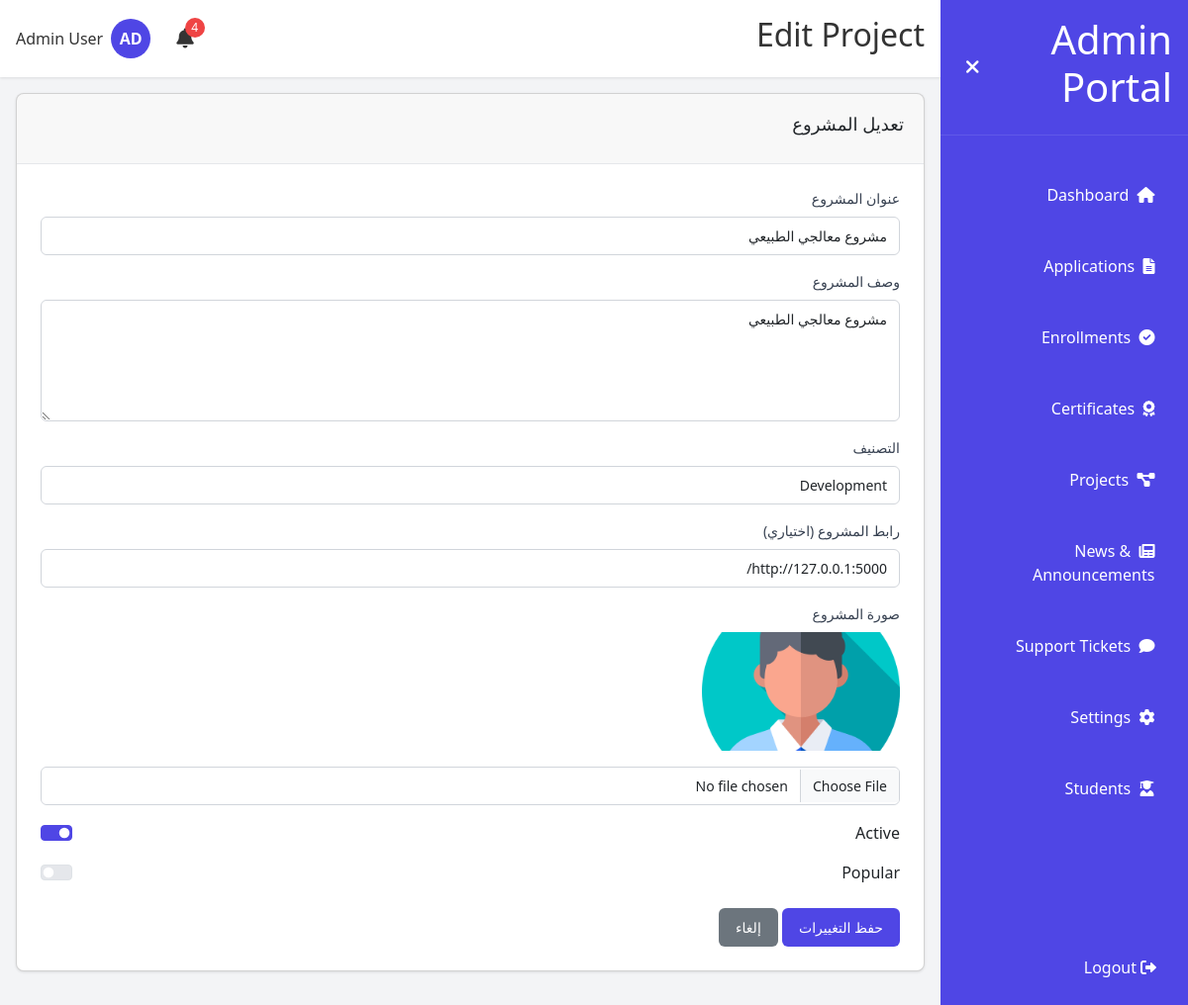
The app's page /admin/projects/edit/2 (signed in) with its own data.
### models.py (models this page shows, shortened)
class User(db.Model, UserMixin):
    __tablename__ = 'user'
    __table_args__ = {'extend_existing': True}
    id = db.Column(db.Integer, primary_key=True)
    email = db.Column(db.String(120), unique=True, nullable=False)
    password_hash = db.Column(db.String(128), nullable=False)
    full_name = db.Column(db.String(100), nullable=False)
    phone = db.Column(db.String(20), nullable=True)
    nationality = db.Column(db.String(50), nullable=True)
    education = db.Column(db.String(50), nullable=True)
    role = db.Column(db.String(20), default='student')
    created_at = db.Column(db.DateTime, default=datetime.utcnow)
    applications = db.relationship('Application', backref='user', lazy=True)
    documents = db.relationship('Document', backref='user', lazy=True)
    certificates = db.relationship('Certificate', backref='user', lazy=True)
    tickets = db.relationship('Ticket', backref='user', lazy=True)
    notifications = db.relationship('Notification', backref='user', lazy=True)
    def is_admin(self):
        return self.role == 'admin'

class Project(db.Model):
    __tablename__ = 'project'
    __table_args__ = {'extend_existing': True}
    id = db.Column(db.Integer, primary_key=True)
    title = db.Column(db.String(200), nullable=False)
    description = db.Column(db.Text)
    category = db.Column(db.String(100))
    url = db.Column(db.String(200))
    image_path = db.Column(db.String(200))
    is_popular = db.Column(db.Boolean, default=False)
    is_active = db.Column(db.Boolean, default=True)
    created_at = db.Column(db.DateTime, default=datetime.utcnow)
    user_id = db.Column(db.Integer, db.ForeignKey('user.id'), nullable=False)

### run.py (the view, shortened to what this page needs)
@app.route('/admin/projects/edit/<int:project_id>', methods=['GET', 'POST'])
@login_required
def admin_edit_project(project_id):
    if not current_user.is_admin():
        return redirect(url_for('student_dashboard'))
    project = Project.query.get_or_404(project_id)
    return render_template('admin/edit_project.html', project=project)

### run.py (called while the page is built)
@login_manager.user_loader
def load_user(user_id):
    return User.query.get(int(user_id))

@app.template_filter('time_ago')
def time_ago_filter(time):
    now = datetime.utcnow()
    diff = now - time
    seconds = diff.total_seconds()
    if seconds < 60:
        return "just now"
    elif seconds < 3600:
        minutes = int(seconds / 60)
        return f"{minutes} minute{'s' if minutes > 1 else ''} ago"
    elif seconds < 86400:
        hours = int(seconds / 3600)
        return f"{hours} hour{'s' if hours > 1 else ''} ago"
    elif seconds < 604800:
        days = int(seconds / 86400)
        return f"{days} day{'s' if days > 1 else ''} ago"
    elif seconds < 2592000:
        weeks = int(seconds / 604800)
        return f"{weeks} week{'s' if weeks > 1 else ''} ago"
    else:
        return time.strftime("%Y-%m-%d")

@app.template_filter('slice')
def slice_filter(iterable, start, end=None):
    if end is None:
        return iterable[start:]
    return iterable[start:end]

@app.context_processor
def inject_now():
    return {'now': datetime.utcnow()}

@app.context_processor
def utility_processor():
    return {
        'now': datetime.now()
    }

### templates/admin/edit_project.html (shortened to what this page needs)
{% extends "admin_layout.html" %}
{% block page_title %}Edit Project{% endblock %}
{% block main_content %}
<div class="card">
    <div class="card-header">
        <h3>تعديل المشروع</h3>
    </div>
    <div class="card-body">
        <form method="POST" action="{{ url_for('admin_edit_project', project_id=project.id) }}" enctype="multipart/form-data" class="max-w-lg">
            <div class="form-group mb-3">
                <label for="title">عنوان المشروع</label>
                <input type="text" id="title" name="title" class="form-control"
                       value="{{ project.title }}" required>
            </div>
            <div class="form-group mb-3">
                <label for="description">وصف المشروع</label>
                <textarea id="description" name="description" class="form-control"
                          rows="5" required>{{ project.description }}</textarea>
            </div>
            <div class="form-group mb-3">
                <label for="category">التصنيف</label>
                <input type="text" id="category" name="category" class="form-control"
                       value="{{ project.category }}" required>
            </div>
            <div class="form-group mb-3">
                <label for="url">رابط المشروع (اختياري)</label>
                <input type="url" id="url" name="url" class="form-control"
                       value="{{ project.url }}">
            </div>
            <div class="form-group mb-3">
                <label for="image">صورة المشروع</label>
                {% if project.image_path %}
                <div class="current-image mb-2">
                    <div style="width: 200px; height: 120px; overflow: hidden;">
                        <img src="{{ url_for('static', filename=project.image_path) }}"
                             alt="Project image"
                             style="width: 100%; height: 100%; object-fit: cover;">
                    </div>
                </div>
                {% endif %}
                <input type="file" id="image" name="image" class="form-control"
                       accept="image/*">
            </div>
            <div class="mb-3 form-check">
                <input type="checkbox" class="form-check-input" id="is_active" name="is_active"
                       {% if project.is_active %}checked{% endif %}>
                <label class="form-check-label" for="is_active">Active</label>
            </div>
            <div class="mb-3 form-check">
                <input type="checkbox" class="form-check-input" id="is_popular" name="is_popular"
                       {% if project.is_popular %}checked{% endif %}>
                <label class="form-check-label" for="is_popular">Popular</label>
            </div>
            <div class="form-actions">
                <button type="submit" class="btn btn-primary">حفظ التغييرات</button>
                <a href="{{ url_for('admin_projects') }}" class="btn btn-secondary">إلغاء</a>
            </div>
        </form>
    </div>
</div>
{% endblock %}

### templates/admin_layout.html (shortened to what this page needs)
{% extends "base.html" %}
{% block content %}
<div class="dashboard-container">
    <div id="sidebar" class="sidebar">
        <div class="sidebar-header">
            <h1 id="sidebar-title">Admin Portal</h1>
            <button id="toggle-sidebar" class="btn-icon">
                <i class="fas fa-times"></i>
            </button>
        </div>
        <nav class="sidebar-nav">
            <ul class="nav-list">
                <li class="nav-item">
                    <a href="{{ url_for('admin_dashboard') }}" class="nav-link {% if request.endpoint == 'admin_dashboard' %}active{% endif %}">
                        <i class="fas fa-home"></i>
                        <span class="nav-text">Dashboard</span>
                    </a>
                </li>
                <li class="nav-item">
                    <a href="{{ url_for('admin_applications') }}" class="nav-link {% if request.endpoint == 'admin_applications' %}active{% endif %}" id="admin-applications-link">
                        <i class="fas fa-file-alt"></i>
                        <span class="nav-text">Applications</span>
                    </a>
                </li>
                <li class="nav-item">
                    <a href="{{ url_for('admin_enrollments') }}" class="nav-link {% if request.endpoint == 'admin_enrollments' %}active{% endif %}">
                        <i class="fas fa-check-circle"></i>
                        <span class="nav-text">Enrollments</span>
                    </a>
                </li>
                <li class="nav-item">
                    <a href="{{ url_for('admin_certificates') }}" class="nav-link {% if request.endpoint == 'admin_certificates' %}active{% endif %}">
                        <i class="fas fa-award"></i>
                        <span class="nav-text">Certificates</span>
                    </a>
                </li>
                <li class="nav-item">
                    <a href="{{ url_for('admin_projects') }}" class="nav-link {% if request.endpoint == 'admin_projects' %}active{% endif %}">
                        <i class="fas fa-project-diagram"></i>
                        <span class="nav-text">Projects</span>
                    </a>
                </li>
                <li class="nav-item">
                    <a href="{{ url_for('admin_news') }}" class="nav-link {% if request.endpoint == 'admin_news' %}active{% endif %}">
                        <i class="fas fa-newspaper"></i>
                        <span class="nav-text">News & Announcements</span>
                    </a>
                </li>
                <li class="nav-item">
                    <a href="{{ url_for('admin_tickets') }}" class="nav-link {% if request.endpoint == 'admin_tickets' %}active{% endif %}">
                        <i class="fas fa-comment"></i>
                        <span class="nav-text">Support Tickets</span>
                    </a>
                </li>
                <li class="nav-item">
                    <a href="{{ url_for('admin_settings') }}" class="nav-link {% if request.endpoint == 'admin_settings' %}active{% endif %}">
                        <i class="fas fa-cog"></i>
                        <span class="nav-text">Settings</span>
                    </a>
                </li>
                <li class="nav-item">
                    <a href="{{ url_for('admin_students') }}" class="nav-link {% if request.endpoint == 'admin_students' %}active{% endif %}">
                        <i class="fas fa-user-graduate"></i>
                        <span>Students</span>
                    </a>
                </li>
            </ul>
        </nav>
        <div class="logout-container">
            <a href="{{ url_for('logout') }}" class="nav-item">
                <i class="fas fa-sign-out-alt"></i>
                <span class="nav-text">Logout</span>
            </a>
        </div>
    </div>
    <div class="main-content">
        <header class="header">
            <div class="header-content">
                <h2 id="page-title">{% block page_title %}Dashboard{% endblock %}</h2>
                <div class="header-actions">
                    <div class="notification-container">
                        <button id="notification-btn" class="btn-icon">
                            <i class="fas fa-bell"></i>
                            {% set unread_notifications = current_user.notifications|selectattr('read', 'equalto', false)|list %}
                            {% if unread_notifications %}
                                <span id="notification-badge" class="notification-badge">{{ unread_notifications|length }}</span>
                            {% endif %}
                        </button>
                    </div>
                    <div class="user-container">
                        <div class="avatar">AD</div>
                        <span id="user-name" class="user-name">{{ current_user.full_name }}</span>
                    </div>
                </div>
            </div>
        </header>
        <main class="content">
            {% block main_content %}{% endblock %}
        </main>
    </div>
</div>
{% endblock %}

### records on screen
User: full_name "Admin User"
Project: title "مشروع معالجي الطبيعي", description "مشروع معالجي الطبيعي", category "Development", url "http://127.0.0.1:5000/", image_path (picture), is_active "☑"

### other values on screen
{{ unread_notifications|length }} "4"
